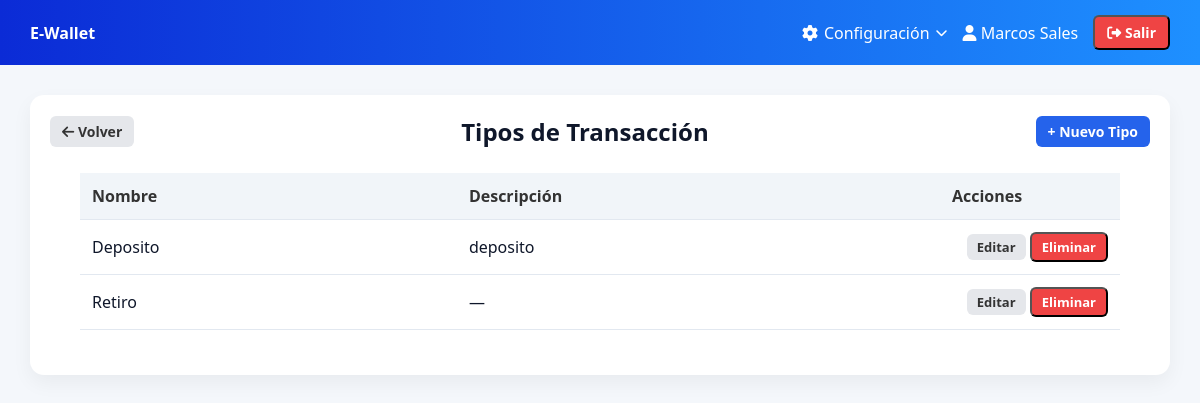
Page /types/ (signed in) on the committed database.
### wallet/models.py (models this page shows, shortened)
class TransactionType(models.Model):
    name = models.CharField(max_length=50, unique=True)
    description = models.TextField(blank=True)

### wallet/views.py (the view)
# urls.py: path('types/', views.transaction_type_list, name='transaction_type_list'),
@login_required
def transaction_type_list(request):
    types = TransactionType.objects.all()
    return render(request, 'wallet/transaction_type_list.html', {'types': types})

### wallet/templates/wallet/transaction_type_list.html (shortened to what this page needs)
{% extends 'wallet/base.html' %}
{% block content %}
<div class="card">
    <div class="card-header flex-between">
        <a href="{% url 'transaction_list' %}" class="btn btn-secondary">
            <i class="fa-solid fa-arrow-left"></i> Volver
        </a>
        <h2>Tipos de Transacción</h2>
        <a href="{% url 'transaction_type_create' %}" class="btn btn-primary">
            + Nuevo Tipo
        </a>
    </div>
    <div class="card-body">
        {% if types %}
        <table class="table">
            <thead>
                <tr>
                    <th>Nombre</th>
                    <th>Descripción</th>
                    <th class="text-right">Acciones</th>
                </tr>
            </thead>
            <tbody>
                {% for t in types %}
                <tr>
                    <td class="text-capitalize">{{ t.name }}</td>
                    <td>
                        {{ t.description|default:"—" }}
                    </td>
                    <td class="text-right">
                        <a href="{% url 'transaction_type_update' t.id %}" class="btn btn-sm btn-secondary">
                            Editar
                        </a>
                        <form method="post" action="{% url 'transaction_type_delete' t.id %}" style="display:inline;">
                            <button type="submit" class="btn btn-sm btn-danger">
                                Eliminar
                            </button>
                        </form>
                    </td>
                </tr>
                {% endfor %}
            </tbody>
        </table>
        {% else %}
            <div class="empty-state">
                No hay tipos registrados.
            </div>
        {% endif %}
    </div>
</div>
{% endblock %}

### wallet/templates/wallet/base.html (shortened to what this page needs)
<!DOCTYPE html>
<html lang="es">
<head>
    {% load static %}
    <link rel="stylesheet" href="{% static 'wallet/styles.css' %}">
    <link rel="stylesheet" href="https://cdnjs.cloudflare.com/ajax/libs/font-awesome/6.5.0/css/all.min.css">
</head>
<body>
    <div class="navbar">
        <div>
            <strong>E-Wallet</strong>
        </div>
        <div style="display:flex; align-items:center; gap:15px;">
            {% if user.is_authenticated %}
                <div class="dropdown" id="configDropdown">
                    <div class="dropdown-toggle">
                        <i class="fa-solid fa-gear"></i>
                        <span>Configuración</span>
                        <i class="fa-solid fa-chevron-down dropdown-arrow"></i>
                    </div>
                </div>
                <span>
                    <i class="fa-solid fa-user"></i>
                    {{ request.user.get_full_name|default:request.user.username }}
                </span>
                <form action="{% url 'logout' %}" method="post" style="display:inline;">
                    <button class="btn btn-danger" type="submit">
                        <i class="fa-solid fa-right-from-bracket"></i> Salir
                    </button>
                </form>
            {% else %}
                <a class="btn btn-primary" href="{% url 'login' %}">
                    <i class="fa-solid fa-right-to-bracket"></i> Login
                </a>
            {% endif %}
        </div>
    </div>
    <div class="container fade-in">
        {% block content %}
        {% endblock %}
    </div>
</body>
</html>

### wallet/static/wallet/styles.css (style rules this page uses)
* { margin: 0; padding: 0; box-sizing: border-box; font-family: 'Segoe UI', sans-serif; }
body { background-color: #f4f7fb; color: #0f172a; }
.navbar { background: linear-gradient(90deg, #0B2BD6, #1E90FF); color: white; padding: 15px 30px; display: flex; justify-content: space-between; align-items: center; }
.container { padding: 30px; }
.card { background: white; padding: 20px; border-radius: 14px; box-shadow: 0 8px 20px rgba(0,0,0,0.05); margin-bottom: 20px; }
.btn { padding: 10px 16px; border-radius: 8px; text-decoration: none; font-size: 14px; font-weight: 600; display: inline-block; transition: 0.2s ease; }
.btn-primary { background: linear-gradient(90deg, #0B2BD6, #2563EB); color: white; }
.btn-danger { background-color: #ef4444; color: white; }
table { width: 100%; border-collapse: collapse; }
th { background-color: #f1f5f9; font-weight: 600; }
th, td { padding: 14px; border-bottom: 1px solid #e2e8f0; }
.btn-sm { padding: 6px 10px; font-size: 12px; }
.card { transition: all 0.25s ease; }
.btn { transition: all 0.2s ease; }
.fade-in { animation: fadeIn 0.4s ease-in-out; }
.dropdown { position: relative; display: flex; align-items: center; }
.dropdown-toggle { cursor: pointer; display: flex; align-items: center; gap: 6px; color: white; font-weight: 500; }
.flex-between { display: flex; justify-content: space-between; align-items: center; }
.table { width: 100%; border-collapse: collapse; }
.table thead { background: #f4f6f9; }
.table th { text-align: left; padding: 12px; font-weight: 600; color: #333; }
.table td { padding: 12px; border-top: 1px solid #eee; }
.text-right { text-align: right; }
.text-capitalize { text-transform: capitalize; }
.btn { padding: 6px 12px; border-radius: 6px; text-decoration: none; font-size: 14px; display: inline-block; }
.btn-sm { padding: 4px 10px; font-size: 13px; }
.btn-primary { background: #2563eb; color: white; }
.btn-secondary { background: #e5e7eb; color: #333; }
.btn-danger { background: #ef4444; color: white; }
.table th:last-child, .table td:last-child { width: 180px; }
.card-body { padding: 25px 30px; }
.card-header { display: flex; align-items: center; justify-content: space-between; }
.card-header h2 { margin: 0; text-align: center; flex: 1; }
.dropdown-toggle { display: flex; align-items: center; gap: 6px; cursor: pointer; color: white; font-weight: 500; }
.dropdown-arrow { font-size: 12px; transition: transform 0.2s ease; }

### rows in the picture
TransactionType: name "Deposito", description "deposito"
TransactionType: name "Retiro", description "—"

### other values in the picture
{{ request.user.get_full_name|default:request.user.username }} "Marcos Sales"
